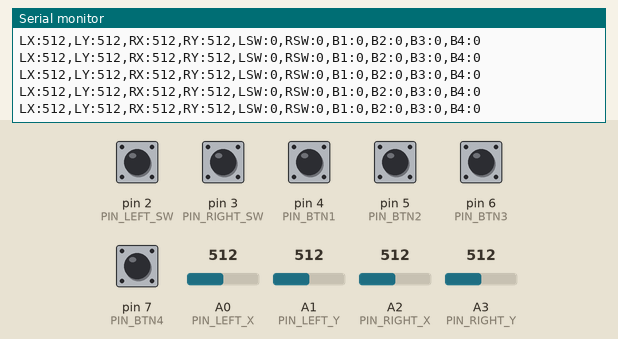
A sketch run on a simulated Arduino Nano, built with avr-gcc and run on an emulated ATmega328P. On the bench: the last lines printed to the serial monitor. The inputs (shaded band) are chosen by the test bench; at power-on: pin 2 (PIN_LEFT_SW), pin 3 (PIN_RIGHT_SW), pin 4 (PIN_BTN1), pin 5 (PIN_BTN2), pin 6 (PIN_BTN3), pin 7 (PIN_BTN4) HIGH, A0 (PIN_LEFT_X) = 512, A1 (PIN_LEFT_Y) = 512, A2 (PIN_RIGHT_X) = 512, A3 (PIN_RIGHT_Y) = 512.

Above: at 1.4 s.
1.5 s: A0 (PIN_LEFT_X) set to 716
At 2.0 s:
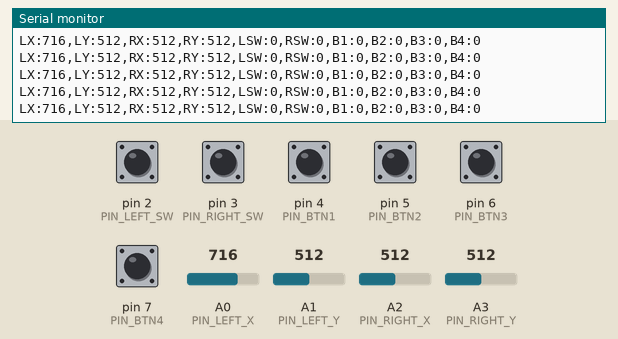
3.0 s: A1 (PIN_LEFT_Y) set to 716
At 3.8 s:
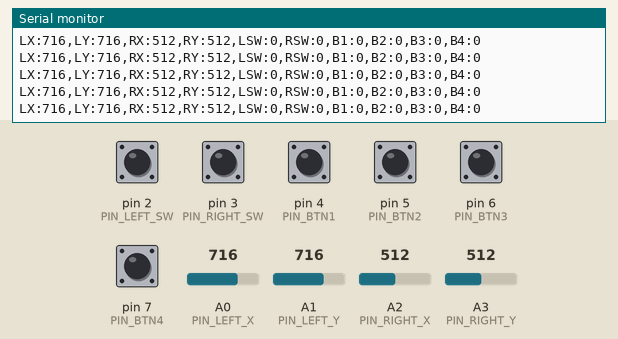
4.5 s: A2 (PIN_RIGHT_X) set to 716
At 5.0 s:
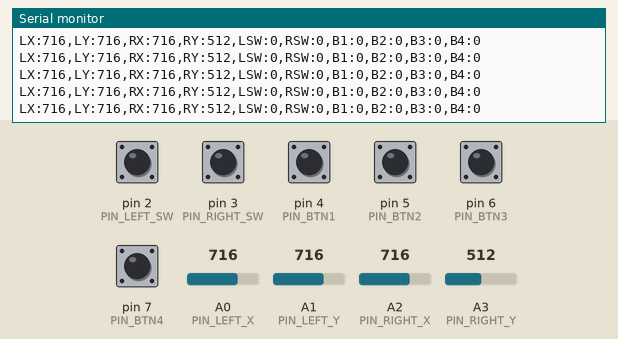
6.0 s: A3 (PIN_RIGHT_Y) set to 716
At 6.5 s:
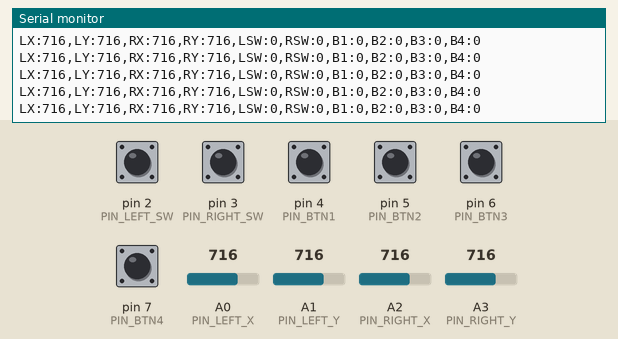

Measured:
- after the input at 1.5 s, the serial monitor: prints a new line at once (image 1)
- after the input at 3.0 s, the serial monitor: prints a new line at once (image 2)
- after the input at 4.5 s, the serial monitor: prints a new line at once (image 3)
- after the input at 6.0 s, the serial monitor: prints a new line at once (image 4)

The sketch:

Controller.ino
```cpp
// ============================================================
//  DRONE CONTROLLER - Arduino Nano
//  2x KY-023 Joystick + 4x Buttons
// ============================================================
//  ZAPOJENIE (Wiring):
//  ───────────────────────────────────────────────────────────
//  Ľavý joystick (KY-023 #1):
//    VCC → 5V
//    GND → GND
//    VRx → A0   (Yaw - otáčanie)
//    VRy → A1   (Throttle - výška)
//    SW  → D2   (Ľavé tlačidlo joysticku)
//
//  Pravý joystick (KY-023 #2):
//    VCC → 5V
//    GND → GND
//    VRx → A2   (Roll / Strafe)
//    VRy → A3   (Pitch - dopredu/dozadu)
//    SW  → D3   (Pravé tlačidlo joysticku)
//
//  Tlačidlá (INPUT_PULLUP - stlačené = LOW):
//    BTN1 (Rýchlosť +)  → D4
//    BTN2 (Rýchlosť -)  → D5
//    BTN3 (Boost)       → D6
//    BTN4 (Reset/Brzda) → D7
//
//  Výstup: Serial 115200 baud, formát:
//    LX:512,LY:512,RX:512,RY:512,LSW:0,RSW:0,B1:0,B2:0,B3:0,B4:0\n
// ============================================================

// --- Pin definície ---
const int PIN_LEFT_X  = A0;
const int PIN_LEFT_Y  = A1;
const int PIN_RIGHT_X = A2;
const int PIN_RIGHT_Y = A3;
const int PIN_LEFT_SW  = 2;
const int PIN_RIGHT_SW = 3;
const int PIN_BTN1 = 4;  // Rýchlosť +
const int PIN_BTN2 = 5;  // Rýchlosť -
const int PIN_BTN3 = 6;  // Boost / špeciálna akcia
const int PIN_BTN4 = 7;  // Reset / Brzda

// --- Kalibrácia stredov ---
int leftCenterX  = 512;
int leftCenterY  = 512;
int rightCenterX = 512;
int rightCenterY = 512;

// --- Dead zone (hodnoty bližšie k stredu ako toto sa ignorujú) ---
const int DEAD_ZONE = 30;

// --- Odoslanie rate ---
const unsigned long SEND_INTERVAL_MS = 20;  // 50 Hz
unsigned long lastSendTime = 0;

// --- Aplikuj dead zone a recentruj hodnotu ---
// Vstup: surová hodnota + kalibrovaný stred
// Výstup: hodnota 0–1023, kde 512 = stred
int applyDeadZone(int raw, int center) {
  int offset = raw - center;
  if (abs(offset) < DEAD_ZONE) return 512;
  // Remapuj tak, aby 512 bolo skutočný stred
  return constrain(512 + offset, 0, 1023);
}

// --- Kalibrácia joysticku ---
void calibrateJoysticks() {
  // Priemerujeme 20 odčítaní pri štarte (joysticky musia byť v strede!)
  long lx = 0, ly = 0, rx = 0, ry = 0;
  for (int i = 0; i < 20; i++) {
    lx += analogRead(PIN_LEFT_X);
    ly += analogRead(PIN_LEFT_Y);
    rx += analogRead(PIN_RIGHT_X);
    ry += analogRead(PIN_RIGHT_Y);
    delay(10);
  }
  leftCenterX  = lx / 20;
  leftCenterY  = ly / 20;
  rightCenterX = rx / 20;
  rightCenterY = ry / 20;
}

void setup() {
  Serial.begin(115200);

  // Tlačidlá: INPUT_PULLUP = stlačené = LOW, uvoľnené = HIGH
  pinMode(PIN_LEFT_SW,  INPUT_PULLUP);
  pinMode(PIN_RIGHT_SW, INPUT_PULLUP);
  pinMode(PIN_BTN1, INPUT_PULLUP);
  pinMode(PIN_BTN2, INPUT_PULLUP);
  pinMode(PIN_BTN3, INPUT_PULLUP);
  pinMode(PIN_BTN4, INPUT_PULLUP);

  // Kalibruj stredy - drž joysticky v neutrálnej polohe pri zapnutí!
  calibrateJoysticks();

  Serial.println("DRONE_CTRL_READY");
}

void loop() {
  unsigned long now = millis();
  if (now - lastSendTime < SEND_INTERVAL_MS) return;
  lastSendTime = now;

  // --- Čítanie analógových hodnôt a aplikovanie kalibrácie + dead zone ---
  // BUG FIX: predtým sa posielali surové hodnoty bez použitia kalibrovaných stredov
  int lx = applyDeadZone(analogRead(PIN_LEFT_X),  leftCenterX);
  int ly = applyDeadZone(analogRead(PIN_LEFT_Y),  leftCenterY);
  int rx = applyDeadZone(analogRead(PIN_RIGHT_X), rightCenterX);
  int ry = applyDeadZone(analogRead(PIN_RIGHT_Y), rightCenterY);

  // --- Čítanie tlačidiel (LOW = stlačené → invertujeme na 1) ---
  int lsw = !digitalRead(PIN_LEFT_SW);
  int rsw = !digitalRead(PIN_RIGHT_SW);
  int b1  = !digitalRead(PIN_BTN1);
  int b2  = !digitalRead(PIN_BTN2);
  int b3  = !digitalRead(PIN_BTN3);
  int b4  = !digitalRead(PIN_BTN4);

  // --- Odoslanie dát cez Serial ---
  Serial.print("LX:");  Serial.print(lx);
  Serial.print(",LY:"); Serial.print(ly);
  Serial.print(",RX:"); Serial.print(rx);
  Serial.print(",RY:"); Serial.print(ry);
  Serial.print(",LSW:"); Serial.print(lsw);
  Serial.print(",RSW:"); Serial.print(rsw);
  Serial.print(",B1:"); Serial.print(b1);
  Serial.print(",B2:"); Serial.print(b2);
  Serial.print(",B3:"); Serial.print(b3);
  Serial.print(",B4:"); Serial.println(b4);
}
```
